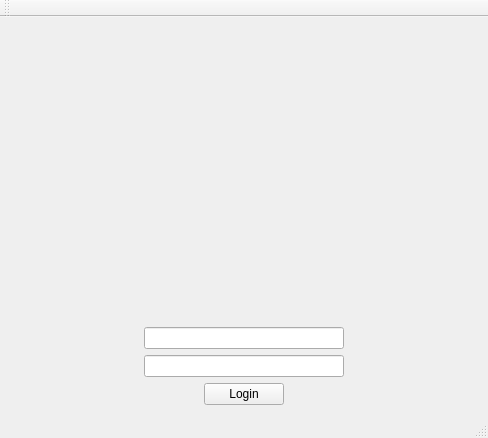
<?xml version="1.0" encoding="UTF-8"?>
<ui version="4.0">
 <class>OI_loginWindow</class>
 <widget class="QMainWindow" name="OI_loginWindow">
  <property name="geometry">
   <rect>
    <x>0</x>
    <y>0</y>
    <width>488</width>
    <height>438</height>
   </rect>
  </property>
  <property name="windowTitle">
   <string>OI_loginWindow</string>
  </property>
  <widget class="QWidget" name="centralWidget">
   <layout class="QVBoxLayout" name="verticalLayout">
    <item>
     <layout class="QHBoxLayout" name="horizontalLayout">
      <item>
       <spacer name="horizontalSpacer">
        <property name="orientation">
         <enum>Qt::Horizontal</enum>
        </property>
        <property name="sizeHint" stdset="0">
         <size>
          <width>40</width>
          <height>20</height>
         </size>
        </property>
       </spacer>
      </item>
      <item>
       <layout class="QVBoxLayout" name="verticalLayout_2">
        <item>
         <widget class="QLabel" name="label">
          <property name="text">
           <string/>
          </property>
          <property name="pixmap">
           <pixmap resource="imageres.qrc">:/logo/simpleLogo/Images/logo.png</pixmap>
          </property>
         </widget>
        </item>
        <item>
         <spacer name="verticalSpacer">
          <property name="orientation">
           <enum>Qt::Vertical</enum>
          </property>
          <property name="sizeHint" stdset="0">
           <size>
            <width>20</width>
            <height>40</height>
           </size>
          </property>
         </spacer>
        </item>
        <item>
         <layout class="QHBoxLayout" name="horizontalLayout_5">
          <item>
           <spacer name="horizontalSpacer_5">
            <property name="orientation">
             <enum>Qt::Horizontal</enum>
            </property>
            <property name="sizeHint" stdset="0">
             <size>
              <width>40</width>
              <height>20</height>
             </size>
            </property>
           </spacer>
          </item>
          <item>
           <widget class="QLineEdit" name="lineEdit">
            <property name="minimumSize">
             <size>
              <width>200</width>
              <height>0</height>
             </size>
            </property>
           </widget>
          </item>
          <item>
           <spacer name="horizontalSpacer_6">
            <property name="orientation">
             <enum>Qt::Horizontal</enum>
            </property>
            <property name="sizeHint" stdset="0">
             <size>
              <width>40</width>
              <height>20</height>
             </size>
            </property>
           </spacer>
          </item>
         </layout>
        </item>
        <item>
         <layout class="QVBoxLayout" name="verticalLayout_3">
          <item>
           <layout class="QHBoxLayout" name="horizontalLayout_4">
            <item>
             <spacer name="horizontalSpacer_4">
              <property name="orientation">
               <enum>Qt::Horizontal</enum>
              </property>
              <property name="sizeHint" stdset="0">
               <size>
                <width>40</width>
                <height>20</height>
               </size>
              </property>
             </spacer>
            </item>
            <item>
             <widget class="QLineEdit" name="lineEdit_2">
              <property name="minimumSize">
               <size>
                <width>200</width>
                <height>0</height>
               </size>
              </property>
              <property name="cursor">
               <cursorShape>WaitCursor</cursorShape>
              </property>
              <property name="echoMode">
               <enum>QLineEdit::Password</enum>
              </property>
             </widget>
            </item>
            <item>
             <spacer name="horizontalSpacer_7">
              <property name="orientation">
               <enum>Qt::Horizontal</enum>
              </property>
              <property name="sizeHint" stdset="0">
               <size>
                <width>40</width>
                <height>20</height>
               </size>
              </property>
             </spacer>
            </item>
           </layout>
          </item>
          <item>
           <layout class="QHBoxLayout" name="horizontalLayout_2">
            <item>
             <spacer name="horizontalSpacer_3">
              <property name="orientation">
               <enum>Qt::Horizontal</enum>
              </property>
              <property name="sizeHint" stdset="0">
               <size>
                <width>40</width>
                <height>20</height>
               </size>
              </property>
             </spacer>
            </item>
            <item>
             <widget class="QPushButton" name="pushButton">
              <property name="text">
               <string>Login</string>
              </property>
             </widget>
            </item>
            <item>
             <spacer name="horizontalSpacer_8">
              <property name="orientation">
               <enum>Qt::Horizontal</enum>
              </property>
              <property name="sizeHint" stdset="0">
               <size>
                <width>40</width>
                <height>20</height>
               </size>
              </property>
             </spacer>
            </item>
           </layout>
          </item>
         </layout>
        </item>
       </layout>
      </item>
      <item>
       <spacer name="horizontalSpacer_2">
        <property name="orientation">
         <enum>Qt::Horizontal</enum>
        </property>
        <property name="sizeHint" stdset="0">
         <size>
          <width>40</width>
          <height>20</height>
         </size>
        </property>
       </spacer>
      </item>
     </layout>
    </item>
   </layout>
  </widget>
  <widget class="QToolBar" name="mainToolBar">
   <attribute name="toolBarArea">
    <enum>TopToolBarArea</enum>
   </attribute>
   <attribute name="toolBarBreak">
    <bool>false</bool>
   </attribute>
  </widget>
  <widget class="QStatusBar" name="statusBar"/>
 </widget>
 <layoutdefault spacing="6" margin="11"/>
 <resources>
  <include location="imageres.qrc"/>
 </resources>
 <connections/>
</ui>
